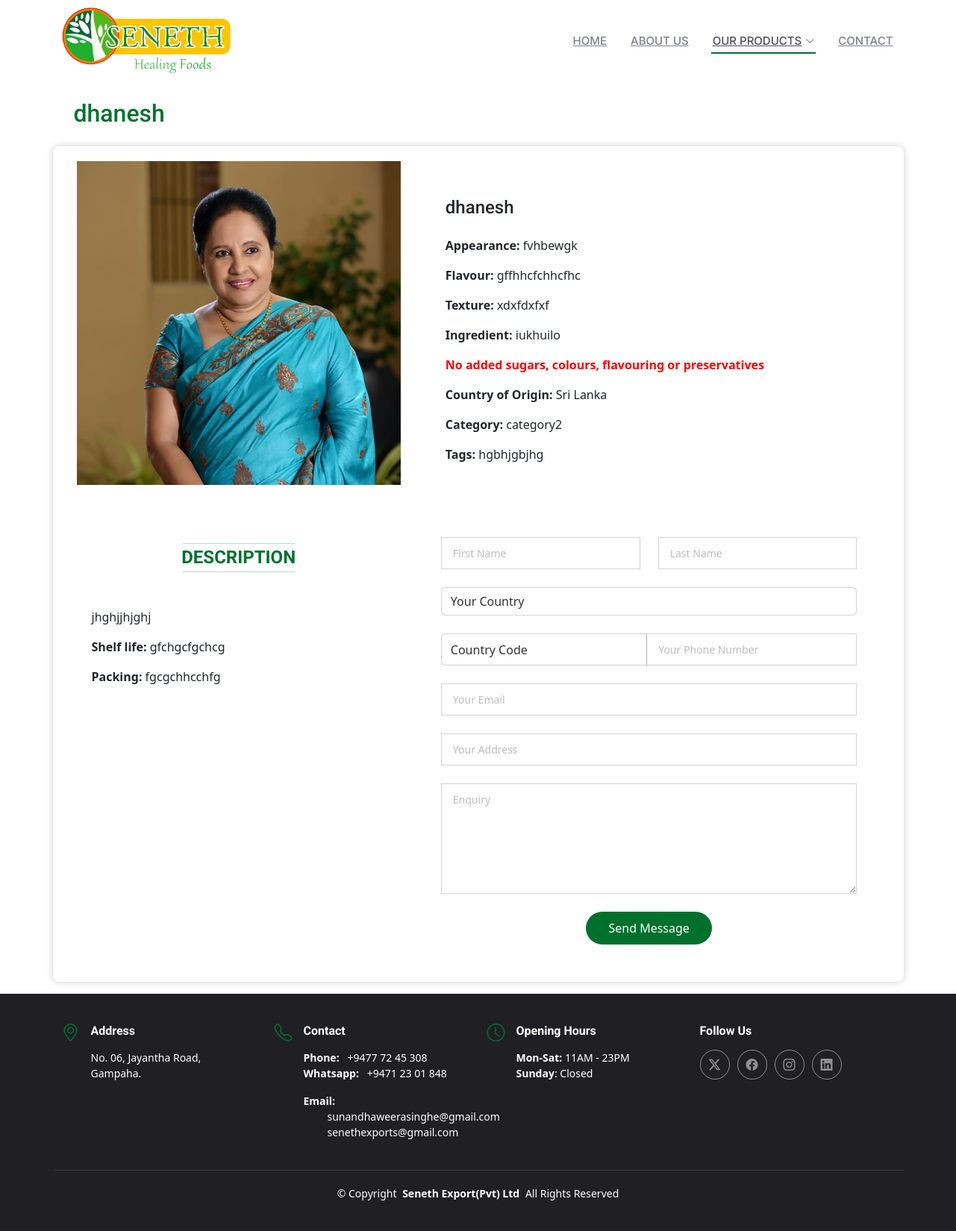
Page /our_product_description2.php?id=1&category=NutritionalDetails on the committed database.
### tables this page shows
CREATE TABLE `nutritionaldetails` (
  `id` int(11) NOT NULL,
  `name` varchar(255) NOT NULL,
  `image` varchar(255) NOT NULL,
  `appearance` varchar(255) DEFAULT NULL,
  `flavour` varchar(255) DEFAULT NULL,
  `texture` varchar(255) DEFAULT NULL,
  `ingredient` text DEFAULT NULL,
  `category` varchar(255) DEFAULT NULL,
  `tags` varchar(255) DEFAULT NULL
);

CREATE TABLE `nutritional` (
  `id` int(11) NOT NULL,
  `name` varchar(255) NOT NULL,
  `image` varchar(255) NOT NULL
);

CREATE TABLE `newtable2` (
  `id` int(11) NOT NULL,
  `name` varchar(255) NOT NULL,
  `detail1` text NOT NULL,
  `detail2` text DEFAULT NULL,
  `detail3` text DEFAULT NULL
);

### our_product_description2.php (the view, shortened to what this page needs)
<!DOCTYPE html>
<html lang="en">
  <head>
    <?php require('inc/links.php'); ?>
    <link
      rel="stylesheet"
      href="https://stackpath.bootstrapcdn.com/bootstrap/5.3.0/css/bootstrap.min.css"
    />
  </head>
  <body class="index-page">
    <header id="header" class="header sticky-top">
      <div
        class="container position-relative d-flex align-items-center justify-content-between"
      >
        <a
          href="index.php"
          class="logo d-flex align-items-center me-auto me-xl-0"
        >
          <img src="assets/img/logo.png" alt="" />
        </a>
        <nav id="navmenu" class="navmenu">
          <ul>
            <li>
              <a href="index.php">HOME<br /></a>
            </li>
            <li><a href="about.php">ABOUT US</a></li>
            <li class="dropdown">
              <a style="cursor: pointer" class="active"
                ><span>OUR PRODUCTS</span>
                <i class="bi bi-chevron-down toggle-dropdown"></i
              ></a>
            </li>
            <li><a href="contact.php">CONTACT</a></li>
          </ul>
        </nav>
      </div>
    </header>
    <?php
include('connection/connection.php');
if (isset($_GET['id']) && isset($_GET['category'])) {
    $productId = intval($_GET['id']);
    $category = htmlspecialchars($_GET['category']);
    if ($category === 'NutritionalDetails') {
        $sql = "
            SELECT
                f.name,
                f.image,
                fd.appearance,
                fd.flavour,
                fd.texture,
                fd.ingredient,
                fd.category,
                fd.tags
            FROM
                NutritionalDetails fd
            JOIN
                nutritional f ON fd.id = f.id
            WHERE
                fd.id = ?
        ";
        if ($stmt = $conn->prepare($sql)) { $stmt->bind_param("i", $productId);
    $stmt->execute(); $result = $stmt->get_result(); if ($result->num_rows > 0)
    { $row = $result->fetch_assoc();
    $detailSql = "SELECT detail1, detail2, detail3 FROM NewTable2
    WHERE id = ?"; if ($detailStmt = $conn->prepare($detailSql)) {
    $detailStmt->bind_param("i", $productId); $detailStmt->execute();
    $detailResult = $detailStmt->get_result(); $detailRow =
    $detailResult->num_rows > 0 ? $detailResult->fetch_assoc() : null;
    $detailStmt->close(); } ?>
    <div class="container section-title-product text-left pb-0">
      <p class="text-start ps-3">
        <span class="description-title-product h2"
          ><?php echo htmlspecialchars($row['name']); ?></span
        >
      </p>
    </div>
    <div class="container my-3">
      <div class="row product-container">
        <div class="col-md-5 product-images d-flex justify-content-center align-items-center text-center">
          <img
            src="project/<?php echo htmlspecialchars($row['image']); ?>"
            alt="Product Image"
            class="img-fluid"
          />
        </div>
        <div class="col-md-7 product-details px-5">
          <h1 class="h4 mb-4 pt-5">
            <?php echo htmlspecialchars($row['name']); ?>
          </h1>
          <p>
            <strong>Appearance:</strong>
            <?php echo htmlspecialchars($row['appearance']); ?>
          </p>
          <p>
            <strong>Flavour:</strong>
            <?php echo htmlspecialchars($row['flavour']); ?>
          </p>
          <p>
            <strong>Texture:</strong>
            <?php echo htmlspecialchars($row['texture']); ?>
          </p>
          <p>
            <strong>Ingredient:</strong>
            <?php echo htmlspecialchars($row['ingredient']); ?>
          </p>
          <p class="highlight">
            No added sugars, colours, flavouring or preservatives
          </p>
          <p><strong>Country of Origin:</strong> Sri Lanka</p>
          <p>
            <strong>Category:</strong>
            <?php echo htmlspecialchars($row['category']); ?>
          </p>
          <p>
            <strong>Tags:</strong>
            <?php echo htmlspecialchars($row['tags']); ?>
          </p>
        </div>
        <div class="col-md-5">
          <div class="description-section">
            <hr class="text-center mt-5 mb-1 pb-0" />
            <h4 class="text-center my-0 py-0">Description</h4>
            <hr class="text-center mb-5 mt-1 pt-0" />
            <?php if ($detailRow): ?>
            <p><?php echo htmlspecialchars($detailRow['detail1']); ?></p>
            <p>
              <strong>Shelf life:</strong>
              <?php echo htmlspecialchars($detailRow['detail2']); ?>
            </p>
            <p>
              <strong>Packing:</strong>
              <?php echo htmlspecialchars($detailRow['detail3']); ?>
            </p>
            <?php else: ?>
            <p>No additional details available.</p>
            <?php endif; ?>
          </div>
        </div>
        <div class="col-md-7">
          <form
            action="project/Adddatabase.php"
            method="post"
            class="php-email-form"
            id="phone-form"
          >
            <div class="row gy-4">
              <div class="col-md-6">
                <input
                  type="text"
                  name="fname"
                  class="form-control"
                  placeholder="First Name"
                  required=""
                />
              </div>
              <div class="col-md-6">
                <input
                  type="text"
                  name="sname"
                  class="form-control"
                  placeholder="Last Name"
                  required=""
                />
              </div>
              <div class="col-md-12">
                <select
                  name="country"
                  type="text"
                  class="form-control country-select"
                  required
                >
                  <option value="" disabled selected>Your Country</option>
                </select>
              </div>
              <div class="col-md-12">
                <div class="input-group">
                  <select
                    class="form-control country-code-select"
                    name="countryCode"
                    id="countryCode"
                    required
                  >
                    <option value="" disabled selected>Country Code</option>
                  </select>
                  <input
                    type="tel"
                    class="form-control"
                    name="phoneNumber"
                    id="phoneNumber"
                    placeholder="Your Phone Number"
                    required
                  />
                </div>
              </div>
              <div class="col-md-12">
                <input
                  type="email"
                  class="form-control"
                  name="email"
                  placeholder="Your Email"
                  required=""
                />
              </div>
              <div class="col-md-12">
                <input
                  type="text"
                  class="form-control"
                  name="address"
                  placeholder="Your Address"
                  required=""
                />
              </div>
              <div class="col-md-12">
                <textarea
                  class="form-control"
                  name="enquiry"
                  rows="6"
                  placeholder="Enquiry"
                  required=""
                ></textarea>
              </div>
              <div class="col-md-12 text-center">
                <button type="submit">Send Message</button>
              </div>
            </div>
          </form>
        </div>
      </div>
    </div>
    <?php
            } else {
                echo "No records found.";
            }
            $stmt->close(); } else { echo "Error preparing the SQL statement.";
    } } else { echo "Invalid category."; } } else { echo "ID or category not
    set."; } $conn->close(); ?>
    <?php require('inc/footer.php'); ?>
  </body>
</html>

### assets/css/main.css (style rules this page uses)
:root { --default-font: "Roboto", system-ui, -apple-system, "Segoe UI", Roboto, "Helvetica Neue", Arial, "Noto Sans", "Liberation Sans", sans-serif, "Apple Color Emoji", "Segoe UI Emoji", "Segoe UI Symbol", "Noto Color Emoji"; --heading-font: "Roboto", "Amatic SC", sans-serif; --nav-font: "Inter", sans-serif; }
:root { --background-color: #ffffff; --default-color: #212529; --heading-color: #37373f; --accent-color: #00712d; --surface-color: #ffffff; --contrast-color: #ffffff; }
:root { --nav-color: #7f7f90; --nav-hover-color: #00712d; --nav-mobile-background-color: #ffffff; --nav-dropdown-background-color: #ffffff; --nav-dropdown-color: #7f7f90; --nav-dropdown-hover-color: #00712d; }
:root { scroll-behavior: smooth; }
body { color: var(--default-color); background-color: var(--background-color); font-family: var(--default-font); margin: 0; overflow-x: hidden; }
a { color: var(--accent-color); text-decoration: none; transition: 0.3s; }
h1, h2, h3, h4, h5, h6 { color: var(--heading-color); font-family: var(--heading-font); }
.header { color: var(--default-color); background-color: var(--background-color); padding: 0; transition: all 0.5s; z-index: 997; }
.header .logo img { width: 230px; margin-right: 8px; padding: 10px 0; }
@media (min-width: 1200px) { .navmenu { padding: 0; } }
@media (min-width: 1200px) { .navmenu ul { margin: 0; padding: 0; display: flex; list-style: none; align-items: center; } }
@media (min-width: 1200px) { .navmenu li { position: relative; } }
@media (min-width: 1200px) { .navmenu > ul > li { white-space: nowrap; padding: 15px 14px; } }
@media (min-width: 1200px) { .navmenu > ul > li:last-child { padding-right: 0; } }
@media (min-width: 1200px) { .navmenu a, .navmenu a:focus { color: var(--nav-color); font-size: 15px; padding: 0 2px; font-family: var(--nav-font); font-weight: 500; display: flex; align-items: center; justify-content: space-between; white-space: nowrap; transition: 0.3s; position: relative; } }
@media (min-width: 1200px) { .navmenu a i, .navmenu a:focus i { font-size: 12px; line-height: 0; margin-left: 5px; transition: 0.3s; } }
@media (min-width: 1200px) { .navmenu > ul > li > a:before { content: ""; position: absolute; height: 2px; bottom: -6px; left: 0; background-color: var(--nav-hover-color); visibility: hidden; width: 0px; transition: all 0.3s ease-in-out 0s; } }
@media (min-width: 1200px) { .navmenu a:hover:before, .navmenu li:hover > a:before, .navmenu .active:before { visibility: visible; width: 100%; } }
@media (min-width: 1200px) { .navmenu li:hover > a, .navmenu .active, .navmenu .active:focus { color: color-mix(in srgb, var(--nav-color) 80%, black 50%); } }
.country-select { background-color: #f0f4f0; color: var(--default-color); border: 1px solid; padding: 10px; transition: background-color 0.3s ease, color 0.3s ease, border 0.3s ease; }
.country-select:not([value=""]) { background-color: #ffffff; color: #333333; border: 1px solid; border-color: color-mix(in srgb, var(--default-color), transparent 80%); }
.country-code-select { background-color: #f0f4f0; color: var(--default-color); border: 1px solid; padding: 10px; transition: background-color 0.3s ease, color 0.3s ease, border 0.3s ease; }
.country-code-select:not([value=""]) { background-color: #ffffff; color: #333333; border: 1px solid; border-color: color-mix(in srgb, var(--default-color), transparent 80%); }
.section-title-product { text-align: center; padding-bottom: 60px; position: relative; }
.section-title-product p { color: var(--accent-color); margin: 10px 0 0 0; font-size: 40px; font-weight: 600; font-family: var(--default-font); }

### rows in the picture
nutritionaldetails: nutritional.name "dhanesh", nutritional.image (picture), appearance "fvhbewgk", flavour "gffhhcfchhcfhc", texture "xdxfdxfxf", ingredient "iukhuilo", category "category2", tags "hgbhjgbjhg"
newtable2: detail1 "jhghjjhjghj", detail2 "gfchgcfgchcg", detail3 "fgcgchhcchfg"
